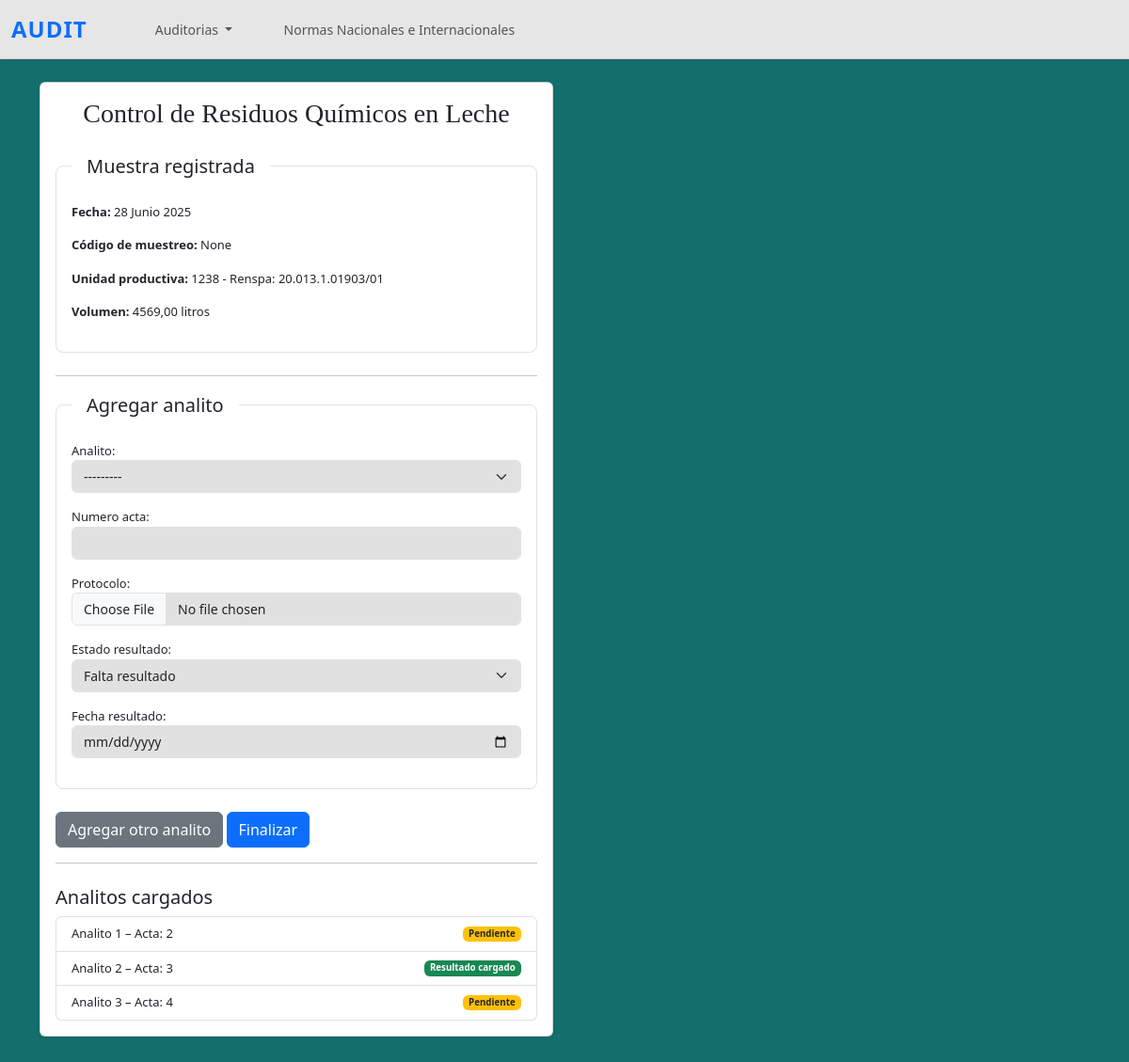
The page /registro/3/ on the database its author committed.
### questions/models.py (models this page shows, shortened)
class MuestraLeche(models.Model):
    codigo_muestra = models.CharField(max_length=20, verbose_name='Código de muestreo', blank=True, null=True)
    fecha = models.DateField()
    unidad_productiva = models.ForeignKey(UnidadProductiva, on_delete=models.CASCADE)
    volumen_litros = models.DecimalField(max_digits=6, decimal_places=2)

class UnidadProductiva(models.Model):
    codigo = models.CharField(max_length=10)
    razon_social = models.CharField(max_length=100)
    renspa = models.CharField(max_length=100, blank=True, null=True)
    telefono = models.CharField(max_length=15, blank=True, null=True)
    email = models.EmailField(blank=True, null=True)
    ubicacion = models.CharField(max_length=100, blank=True, null=True)
    def __str__(self):
        return f"{self.codigo} - Renspa: {self.renspa}"

class InvestigacionAnalitica(models.Model):
    ESTADO_RESULTADO_CHOICES = [
        ('aceptable', 'Aceptable'),
        ('no_aceptable', 'No aceptable'),
        ('falta', 'Falta resultado'),
    ]
    muestra = models.ForeignKey(MuestraLeche, on_delete=models.CASCADE, related_name='investigaciones')
    analito = models.ForeignKey(Analito, on_delete=models.CASCADE)
    numero_acta = models.CharField(max_length=50)
    protocolo = models.FileField(upload_to='protocolos/', blank=True, null=True)
    estado_resultado = models.CharField(
        max_length=20,
        choices=ESTADO_RESULTADO_CHOICES,
        default='falta'
    )
    fecha_resultado = models.DateField(null=True, blank=True)

class Analito(models.Model):
    nombre = models.CharField(max_length=100)
    def __str__(self):
        return self.nombre

### questions/views.py (the view)
# urls.py: path('registro/', registro_muestra, name='registro_muestra'),
def registro_muestra(request, muestra_id=None):
    muestra = MuestraLeche.objects.filter(id=muestra_id).first()
    analitos = muestra.investigaciones.all() if muestra else None
    if not muestra:
        if request.method == 'POST':
            form = MuestraLecheForm(request.POST)
            if form.is_valid():
                nueva = form.save()
                return redirect('registro_muestra', muestra_id=nueva.id)
        else:
            form = MuestraLecheForm()
        return render(request, 'residuos_leche/registro_muestra.html', {
            'muestra_form': form,
            'muestra': None
        })
    else:
        if request.method == 'POST':
            form = InvestigacionAnaliticaForm(request.POST, request.FILES)
            if form.is_valid():
                analito = form.save(commit=False)
                analito.muestra = muestra
                analito.save()
                if 'add_another' in request.POST:
                    return redirect('registro_muestra', muestra_id=muestra.id)
                return redirect('detalle_muestra', pk=muestra.id)
        else:
            form = InvestigacionAnaliticaForm()
        return render(request, 'residuos_leche/registro_muestra.html', {
            'muestra': muestra,
            'muestra_form': None,
            'analito_form': form,
            'analitos': analitos
        })

### questions/forms.py
class InvestigacionAnaliticaForm(forms.ModelForm):
    class Meta:
        model = InvestigacionAnalitica
        fields = ['analito', 'numero_acta', 'protocolo', 'estado_resultado', 'fecha_resultado']
        widgets = {
            'analito': forms.Select(attrs={'class': 'form-select'}),
            'numero_acta': forms.TextInput(attrs={'class': 'form-control'}),
            'protocolo': forms.ClearableFileInput(attrs={'class': 'form-control'}),
            'estado_resultado': forms.Select(attrs={'class': 'form-select'}),
            'fecha_resultado': forms.DateInput(attrs={'class': 'form-control', 'type': 'date'}),
        }

### questions/templates/residuos_leche/registro_muestra.html (shortened to what this page needs)
{% extends 'questions/base.html' %}
{% block content %}
<div style="background-color: #146e6c; min-height: 100vh">
  <div class="container py-4">
    <div class="row">
      <div class="col-md-6 mb-4">
        <div class="card shadow-sm">
          <div class="card-body">
            <div>
              <h3 class="card-title text-center mb-4" style="font-family: 'Times New Roman', Times, serif;">
                Control de Residuos Químicos en Leche
              </h3>
            </div>
  {% if not muestra %}
  <form method="post">
    {% csrf_token %}
    <fieldset class="border rounded-3 p-3 mb-4">
      <legend class="float-none w-auto px-3 fs-5">Datos de la muestra</legend>
      {{ muestra_form.as_p }}
    </fieldset>
    <button type="submit" class="btn btn-primary">Guardar muestra</button>
  </form>
  {% else %}
  <fieldset class="border rounded-3 p-3 mb-4">
    <legend class="float-none w-auto px-3 fs-5">Muestra registrada</legend>
    <p><strong>Fecha:</strong> {{ muestra.fecha }}</p>
    <p><strong>Código de muestreo:</strong> {{ muestra.codigo_muestra }}</p>
    <p><strong>Unidad productiva:</strong> {{ muestra.unidad_productiva }}</p>
    <p><strong>Volumen:</strong> {{ muestra.volumen_litros }} litros</p>
  </fieldset>
  <hr>
  <form method="post" enctype="multipart/form-data">
    <fieldset class="border rounded-3 p-3 mb-4">
      <legend class="float-none w-auto px-3 fs-5">Agregar analito</legend>
      {{ analito_form.as_p }}
    </fieldset>
    <button type="submit" name="add_another" class="btn btn-secondary">Agregar otro analito</button>
    <button type="submit" class="btn btn-primary">Finalizar</button>
  </form>
  {% if analitos %}
  <hr>
  <h5 class="mt-4">Analitos cargados</h5>
  <ul class="list-group">
    {% for a in analitos %}
      <li class="list-group-item d-flex justify-content-between align-items-center">
        {{ a.analito.nombre }} – Acta: {{ a.numero_acta }}
        {% if a.fecha_resultado %}<span class="badge bg-success">Resultado cargado</span>{% else %}<span class="badge bg-warning text-dark">Pendiente</span>{% endif %}
      </li>
    {% endfor %}
  </ul>
  {% endif %}
  {% endif %}
</div>
</div>
</div>
{% endblock %}

### static/css/estilos.css (style rules this page uses)
body { background-color: white }
.form-control { height: 35px; background-color: rgb(226, 225, 225); font-size: 14px; }
.form-select { height: 35px; background-color: rgb(226, 225, 225); font-size: 14px; }
label { font-size: 13px; }
.card-body { font-size: 13px; text-align: justify; }

### rows shown on the page
MuestraLeche: fecha "28 Junio 2025", codigo_muestra "None", unidad_productiva "1238 - Renspa: 20.013.1.01903/01", volumen_litros "4569,00"
InvestigacionAnalitica: analito.nombre "Analito 1", numero_acta "2", shows "Pendiente"
InvestigacionAnalitica: analito.nombre "Analito 2", numero_acta "3", fecha_resultado "Resultado cargado"
InvestigacionAnalitica: analito.nombre "Analito 3", numero_acta "4", shows "Pendiente"
